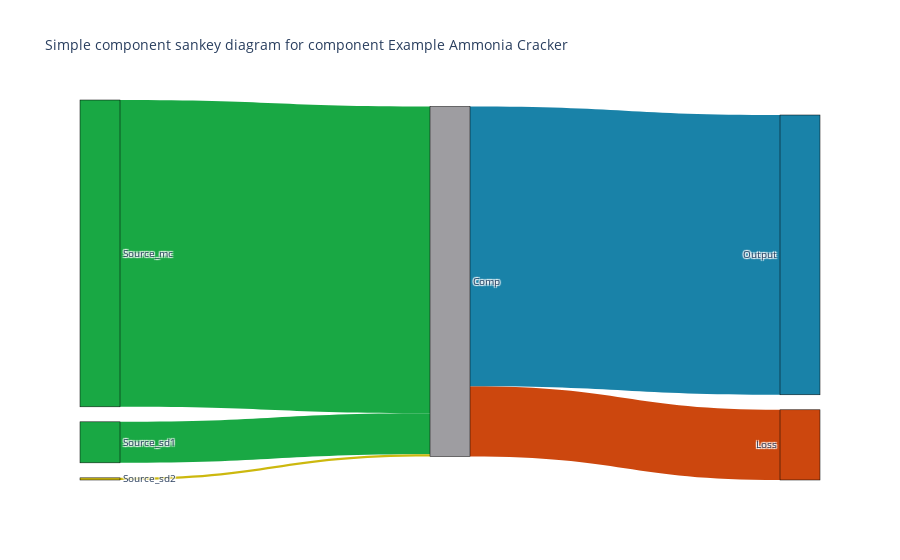

Notebook cell for this chart:
### Code cell
# Create plotly formatted input
data_node, data_link = sankey_component_input_dicts(data,comp=component)

fig = go.Figure(data=[go.Sankey(
    valueformat=".0f",
    valuesuffix="kW",
    # Define nodes
    node=dict(
        pad=15,
        thickness=40,
        line=dict(color="black", width=0.5),
        label=data_node['label'],
        color=data_node['color']),
    link=data_link)])

fig.update_layout(
    title_text=f"Simple component sankey diagram for component {component.name}",
    font_size=10)
fig.show()

### Figure 1 — Plotly figure (JSON) as saved in the notebook; plotly's stock layout.template omitted (floating-point values rounded to 4 significant figures)
{"data": [{"link": {"color": ["#19a844", "#19a844", "#ccb80e", "#cc470e", "#1982a8"], "label": ["Input main conversion: Ammonia", "Input secondary 1: Ammonia", "Input secondary 2: Electricity", "Loss", "Output Hydrogen"], "source": [0, 1, 2, 3, 3], "target": [3, 3, 3, 5, 4], "value": [2171.0, 290.3, 15.28, 496.8, 1980.0]}, "node": {"color": ["#19a844", "#19a844", "#ccb80e", "#9e9da1", "#1982a8", "#cc470e"], "label": ["Source_mc", "Source_sd1", "Source_sd2", "Comp", "Output", "Loss"], "line": {"color": "black", "width": 0.5}, "pad": 15, "thickness": 40}, "type": "sankey", "valueformat": ".0f", "valuesuffix": "kW"}], "layout": {"font": {"size": 10}, "title": {"text": "Simple component sankey diagram for component Example Ammonia Cracker"}}}
